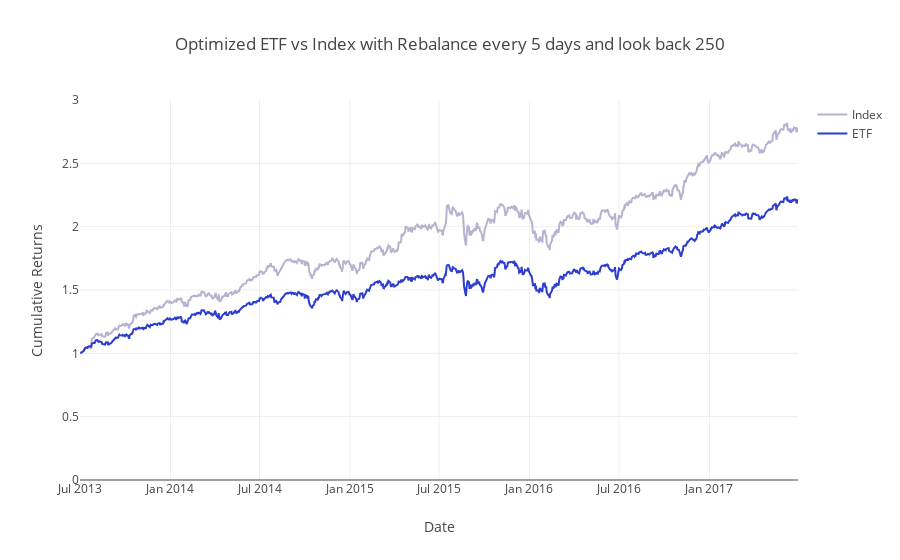

Notebook cell for this chart:
### Code cell
optim_etf_returns_rebalanced = generate_weighted_returns(returns, optimal_rebalanced_etf_weights)
optim_etf_cumulative_returns_rebalanced = calculate_cumulative_returns(optim_etf_returns_rebalanced)
project_helper.plot_benchmark_returns(index_weighted_cumulative_returns, optim_etf_cumulative_returns_rebalanced,
        'Optimized ETF vs Index with Rebalance every '+str(shift_size)+' days and look back '+str(chunk_size))

optim_etf_tracking_error_rebalanced = tracking_error(np.sum(index_weighted_returns, 1),
                                                     np.sum(optim_etf_returns_rebalanced, 1))
print('Optimized ETF Tracking Error: {}'.format(optim_etf_tracking_error_rebalanced))

### Figure 1 — Plotly figure (JSON) as saved in the notebook; plotly's stock layout.template omitted (floating-point values rounded to 4 significant figures; data arrays with more than 128 entries replaced by an {"elided": "..."} marker saying what was removed)
{"data": [{"line": {"color": "#B6B2CF"}, "name": "Index", "type": "scatter", "x": {"elided": "1009 str values"}, "y": {"elided": "1009 float values"}}, {"line": {"color": "#2D3ECF"}, "name": "ETF", "type": "scatter", "x": {"elided": "1009 str values"}, "y": {"elided": "1009 float values"}}], "layout": {"title": "Optimized ETF vs Index with Rebalance every 5 days and look back 250", "xaxis": {"title": "Date"}, "yaxis": {"range": [0, 3], "title": "Cumulative Returns"}}}
